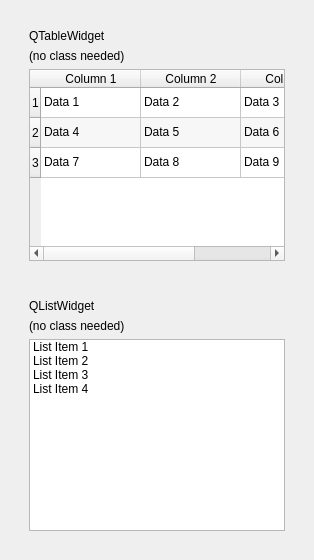
      <widget class="QWidget" name="tablesTab">
       <attribute name="title">
        <string>Tables &amp; Lists</string>
       </attribute>
       <layout class="QVBoxLayout" name="verticalLayout_24">
        <property name="spacing">
         <number>20</number>
        </property>
        <property name="leftMargin">
         <number>20</number>
        </property>
        <property name="topMargin">
         <number>20</number>
        </property>
        <property name="rightMargin">
         <number>20</number>
        </property>
        <property name="bottomMargin">
         <number>20</number>
        </property>
        <item>
         <widget class="QFrame" name="frame_23">
          <property name="frameShape">
           <enum>QFrame::NoFrame</enum>
          </property>
          <property name="class" stdset="0">
           <string>container-secondary</string>
          </property>
          <layout class="QVBoxLayout" name="verticalLayout_25">
           <item>
            <widget class="QLabel" name="label_51">
             <property name="text">
              <string>QTableWidget</string>
             </property>
             <property name="class" stdset="0">
              <string>text-bold</string>
             </property>
            </widget>
           </item>
           <item>
            <widget class="QLabel" name="label_52">
             <property name="text">
              <string>(no class needed)</string>
             </property>
             <property name="class" stdset="0">
              <string>text-small code</string>
             </property>
            </widget>
           </item>
           <item>
            <widget class="QTableWidget" name="tableWidget">
             <property name="alternatingRowColors">
              <bool>true</bool>
             </property>
             <row>
              <property name="text">
               <string>1</string>
              </property>
             </row>
             <row>
              <property name="text">
               <string>2</string>
              </property>
             </row>
             <row>
              <property name="text">
               <string>3</string>
              </property>
             </row>
             <column>
              <property name="text">
               <string>Column 1</string>
              </property>
             </column>
             <column>
              <property name="text">
               <string>Column 2</string>
              </property>
             </column>
             <column>
              <property name="text">
               <string>Column 3</string>
              </property>
             </column>
             <item row="0" column="0">
              <property name="text">
               <string>Data 1</string>
              </property>
             </item>
             <item row="0" column="1">
              <property name="text">
               <string>Data 2</string>
              </property>
             </item>
             <item row="0" column="2">
              <property name="text">
               <string>Data 3</string>
              </property>
             </item>
             <item row="1" column="0">
              <property name="text">
               <string>Data 4</string>
              </property>
             </item>
             <item row="1" column="1">
              <property name="text">
               <string>Data 5</string>
              </property>
             </item>
             <item row="1" column="2">
              <property name="text">
               <string>Data 6</string>
              </property>
             </item>
             <item row="2" column="0">
              <property name="text">
               <string>Data 7</string>
              </property>
             </item>
             <item row="2" column="1">
              <property name="text">
               <string>Data 8</string>
              </property>
             </item>
             <item row="2" column="2">
              <property name="text">
               <string>Data 9</string>
              </property>
             </item>
            </widget>
           </item>
          </layout>
         </widget>
        </item>
        <item>
         <widget class="QFrame" name="frame_24">
          <property name="frameShape">
           <enum>QFrame::NoFrame</enum>
          </property>
          <property name="class" stdset="0">
           <string>container-secondary</string>
          </property>
          <layout class="QVBoxLayout" name="verticalLayout_26">
           <item>
            <widget class="QLabel" name="label_53">
             <property name="text">
              <string>QListWidget</string>
             </property>
             <property name="class" stdset="0">
              <string>text-bold</string>
             </property>
            </widget>
           </item>
           <item>
            <widget class="QLabel" name="label_54">
             <property name="text">
              <string>(no class needed)</string>
             </property>
             <property name="class" stdset="0">
              <string>text-small code</string>
             </property>
            </widget>
           </item>
           <item>
            <widget class="QListWidget" name="listWidget">
             <item>
              <property name="text">
               <string>List Item 1</string>
              </property>
             </item>
             <item>
              <property name="text">
               <string>List Item 2</string>
              </property>
             </item>
             <item>
              <property name="text">
               <string>List Item 3</string>
              </property>
             </item>
             <item>
              <property name="text">
               <string>List Item 4</string>
              </property>
             </item>
            </widget>
           </item>
          </layout>
         </widget>
        </item>
       </layout>
      </widget>
